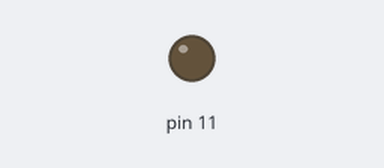
This sketch was run on a simulated Arduino Uno, built with avr-gcc and run on an emulated ATmega328P. Parts: output pins drawn as LEDs (lit = HIGH).

Above: at 0.05 s.
Timing chart, 0 to 5.2 s (numbered marks = the images above):
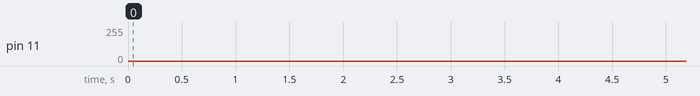

The sketch:

CicloFor.ino
```cpp
/* CICLO FOR
Per far ripetere un operazione per un numero finito di volte
*/

void setup() {
}

void loop() {
  for (int i = 0; i < 225; i++) {
    analogWrite(11, i);
    delay(5);
  }
}
```
